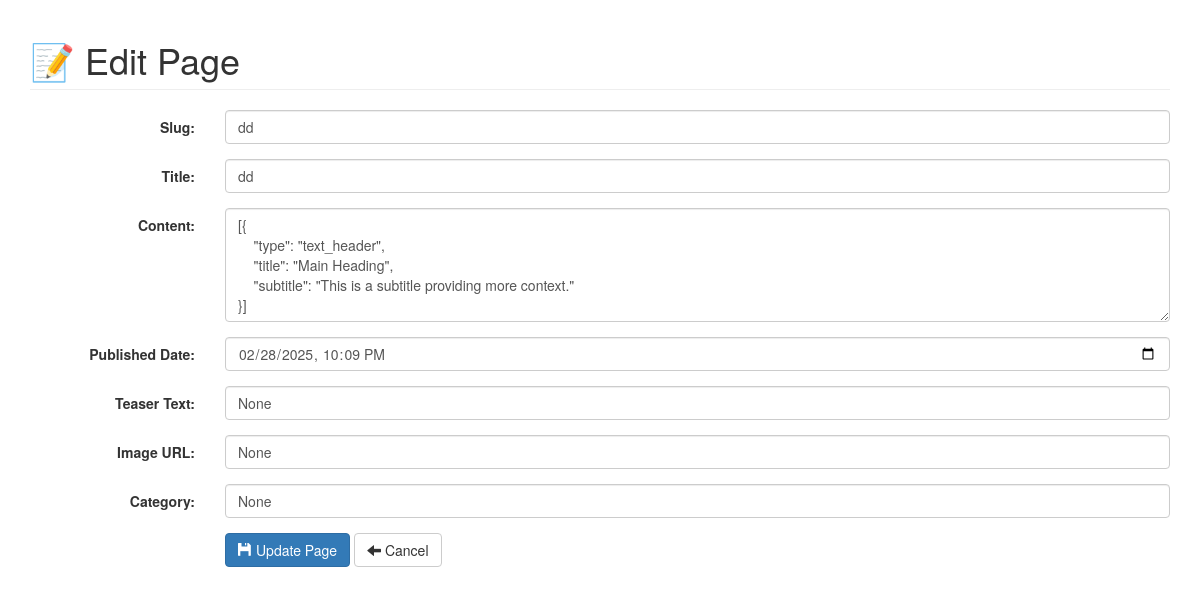
Screenshot of /admin/page/edit/5 (signed in) with the database file from the repository.
### models.py (models this page shows, shortened)
class Page(db.Model):
    id = db.Column(db.Integer, primary_key=True)
    slug = db.Column(db.String(100), unique=True, nullable=False)
    title = db.Column(db.String(255), nullable=False)
    content = db.Column(db.Text, nullable=False)  # JSON content
    published_date = db.Column(db.DateTime, default=datetime.utcnow)  # Date of publication
    user_id = db.Column(db.Integer, db.ForeignKey('user.id'), nullable=False)
    image_url = db.Column(db.String(255), nullable=True)  # URL картинки
    teaser_text = db.Column(db.String(255), nullable=True)  # Тизер
    category = db.Column(db.String(100), nullable=True)  # Категория
    user = db.relationship('User', backref=db.backref('created_pages', lazy=True))

### routes.py (the view)
@app_routes.route('/admin/page/edit/<int:id>', methods=['GET', 'POST'])
@login_required
def edit_page(id):
    page = Page.query.get_or_404(id)
    if request.method == 'POST':
        page.slug = request.form['slug']
        page.title = request.form['title']
        page.content = request.form['content']
        db.session.commit()
        return redirect(url_for('admin.index'))
    return render_template('edit_page.html', page=page)

### admin.py (called while the page is built)
@login_manager.user_loader
def load_user(user_id):
    return User.query.get(int(user_id))

### app.py (called while the page is built)
@app.before_request
def log_request_data():
    if request.method == 'POST':
        app.logger.debug(f"Request headers: {request.headers}")
        app.logger.debug(f"Request data: {request.data}")
        if request.content_type == "application/json":
            json_data = request.get_json(silent=True)  # <-- Добавили silent=True
            app.logger.debug(f"Request JSON: {json_data}")

### templates/edit_page.html (shortened to what this page needs)
<!DOCTYPE html>
<html lang="en">
<head>
    <link rel="stylesheet" href="https://maxcdn.bootstrapcdn.com/bootstrap/3.4.1/css/bootstrap.min.css">
</head>
<body>
    <div class="container">
        <h1 class="page-header">📝 Edit Page</h1>
        <form method="POST" class="form-horizontal">
            <div class="form-group">
                <label for="slug" class="col-sm-2 control-label">Slug:</label>
                <div class="col-sm-10">
                    <input type="text" class="form-control" id="slug" name="slug" value="{{ page.slug }}" required>
                </div>
            </div>
            <div class="form-group">
                <label for="title" class="col-sm-2 control-label">Title:</label>
                <div class="col-sm-10">
                    <input type="text" class="form-control" id="title" name="title" value="{{ page.title }}" required>
                </div>
            </div>
            <div class="form-group">
                <label for="content" class="col-sm-2 control-label">Content:</label>
                <div class="col-sm-10">
                    <textarea class="form-control" id="content" name="content" rows="5" required>{{ page.content }}</textarea>
                </div>
            </div>
            <div class="form-group">
                <label for="published_date" class="col-sm-2 control-label">Published Date:</label>
                <div class="col-sm-10">
                    <input type="datetime-local" class="form-control" id="published_date" name="published_date"
                        value="{{ page.published_date.strftime('%Y-%m-%dT%H:%M') if page.published_date else '' }}">
                </div>
            </div>
            <div class="form-group">
                <label for="teaser_text" class="col-sm-2 control-label">Teaser Text:</label>
                <div class="col-sm-10">
                    <input type="text" class="form-control" id="teaser_text" name="teaser_text" value="{{ page.teaser_text }}">
                </div>
            </div>
            <div class="form-group">
                <label for="image_url" class="col-sm-2 control-label">Image URL:</label>
                <div class="col-sm-10">
                    <input type="text" class="form-control" id="image_url" name="image_url" value="{{ page.image_url }}">
                </div>
            </div>
            <div class="form-group">
                <label for="category" class="col-sm-2 control-label">Category:</label>
                <div class="col-sm-10">
                    <input type="text" class="form-control" id="category" name="category" value="{{ page.category }}">
                </div>
            </div>
            <div class="form-group">
                <div class="col-sm-offset-2 col-sm-10">
                    <button type="submit" class="btn btn-primary">
                        <span class="glyphicon glyphicon-floppy-disk"></span> Update Page
                    </button>
                    <a href="{{ url_for('app_routes.pages_list') }}" class="btn btn-default">
                        <span class="glyphicon glyphicon-arrow-left"></span> Cancel
                    </a>
                </div>
            </div>
        </form>
    </div>
</body>
</html>

### rows the page displays
Page: slug "dd", title "dd", content "[{ \"type\": \"text_header\", \"title\": \"Main Heading\", \"subtitle\": \"This is a subtitle providing more context.\" }]", published_date "02/28/2025 22:09", teaser_text "None", image_url "None", category "None"
